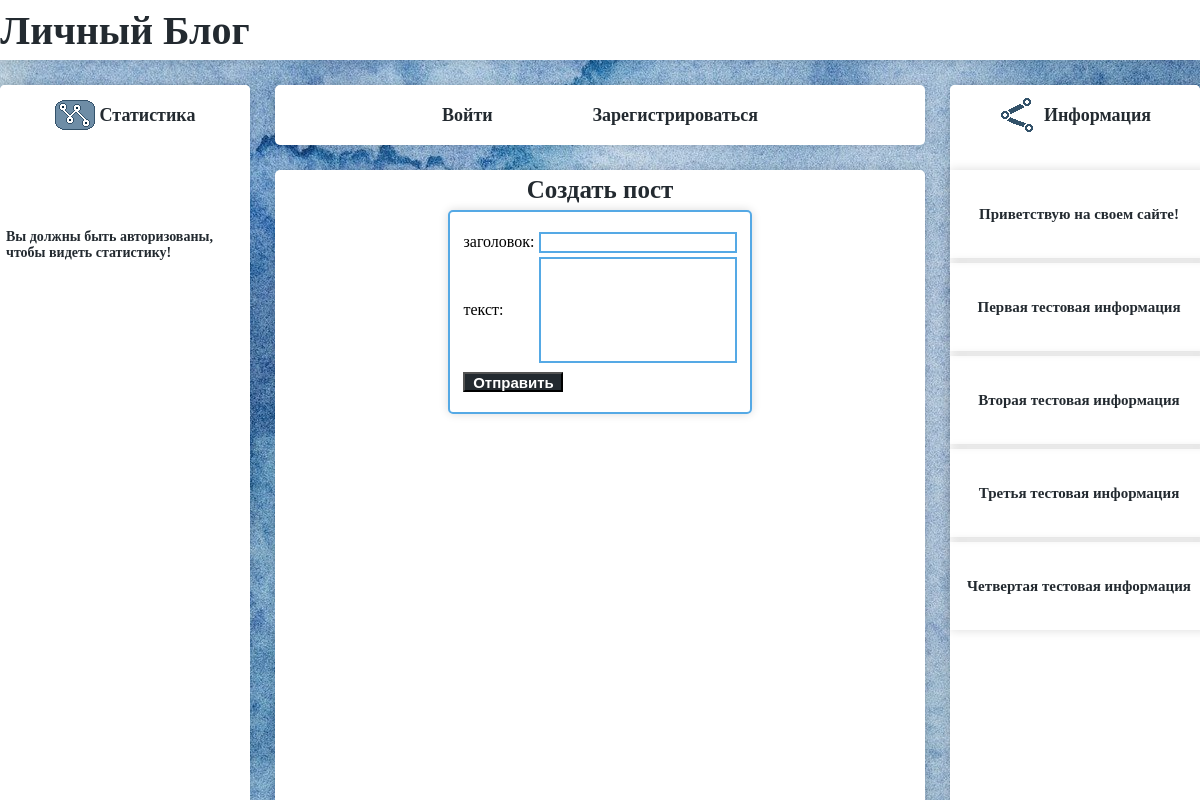
/createPost/, run on the app's committed database.
### blog/models.py (models this page shows)
class AdminInformation(models.Model):
	text_information = models.CharField('текст информации', max_length=50)
	class Meta:
		verbose_name = 'Информация админа'
		verbose_name_plural = 'Информация админа'

### blog/views.py (the view)
# urls.py: path('createPost/', views.createPost, name = 'createPost'),
def createPost(request):
	all_admin_inf = AdminInformation.objects.all()
	form = CreatePostForm(data=request.POST)
	if form.is_valid():
		post_title = form.cleaned_data.get('post_title')
		post_text = form.cleaned_data.get('post_text')
		pub_date = datetime.datetime.now()
		author_first_name = request.user.first_name
		author_last_name = request.user.last_name
		user_id = request.user.id
		Post.objects.create(post_title = post_title, post_text = post_text, pub_date = pub_date, author_first_name = author_first_name, author_last_name = author_last_name, user_id = user_id)
		return HttpResponseRedirect( reverse('blog:viewProfile', args = [request.user.id]))
	else:
		return render(request, 'createPost.html', {'form': form, 'all_admin_inf':all_admin_inf})

### blog/forms.py
class CreatePostForm(forms.ModelForm):
	post_title = forms.CharField(max_length=50, label='заголовок')
	post_text = forms.CharField(max_length=200, label='текст')
	class Meta:
		model = Post
		fields = ('post_title', 'post_text')

### PersonalBlog/templates/createPost.html (shortened to what this page needs)
{% extends 'base.html' %}
{% block content %}
    <div class="create_post_head"><h2>Создать пост</h2></div>
    <div class="create_post_c_block">
    	<form method="post">
        	{{ form.as_p }}
        	<button class="authorize_button" type="submit">Отправить</button>
    	</form>
	</div>
{% endblock %}

### PersonalBlog/templates/base.html (shortened to what this page needs)
{% load static %}
<!DOCTYPE html>
<html lang="ru">
<head>
    <link rel="stylesheet" href="{% static "css/base.css" %}">
    <link rel="stylesheet" href="{% static "css/index.css" %}">
    <link rel="stylesheet" href="{% static "css/profile.css" %}">
    <link rel="stylesheet" href="{% static "css/viewPost.css" %}">
</head>
<body>
    <div class="background" style="background-image: url('{% static "background.jpg"%}')">
        <div class="header">
            <div class="header_block">
                <div class="header_word_block">
                    <span class="header_word">Личный Блог</span>
                </div>
            </div>
        </div>
        <div class="main">
            <div class="main_block">
                <div class="m1">
                    <div class="m1_zag_block">
                        <div class="stats_im" style="background-image: url('{% static "stats.png"%}')"></div>
                        <p>Статистика</p>
                    </div>
                    <div class="m1_stat_block">
                        {% if not request.user.is_authenticated %}
                            <p>Вы должны быть авторизованы, чтобы видеть статистику!</p>
                        {% endif %}
                    </div>
                </div>
                <div class="m2">
                    <div class="block_profile_view">
                        {% if not request.user.is_authenticated %}
                            <a class="button_login" href="{% url 'blog:loginUser' %}">Войти</a>
                            <a class="button_register" href="{% url 'blog:registrationUser' %}">Зарегистрироваться</a>
                        {% endif %}
                    </div>
                    <div class="block_list">
                        <main>
                            {% block content %}{% endblock %}
                        </main>
                    </div>
                </div>
                <div class="m3">
                    <div class="m3_zag_block">
                        <div class="link_im" style="background-image: url('{% static "link.png"%}')"></div>
                        <p>Информация</p>
                    </div>
                    {% for i in all_admin_inf %}
                        <div class="inf_admin_block"><p>{{i.text_information}}</p></div>
                    {% endfor %}
                </div>
            </div>
        </div>
    </div>
</body>
</html>

### PersonalBlog/static/css/base.css (style rules this page uses)
* { margin: 0; padding: 0; }
.background { background-size: 2220px 1080px; background-repeat: no-repeat; background-position: top; background-attachment: fixed; position: fixed; width: 100vw; height: 100vh; background: #55A9E5; }
.header { display: flex; justify-content: center; width: 100%; height: 60px; background: white; box-shadow: 0 0 10px rgba(0,0,0,0.15); }
.header_block { width: 1200px; height: 60px; background: white; }
.header_word_block { display: flex; align-items: center; justify-content: center; width: 250px; height: 60px; }
.header_word { color: #232A30; font-size: 40px; font-weight: 600 }
.main { display: flex; justify-content: center; position: fixed; width: 100vw; height: 100vh; }
.main_block { display: flex; width: 1200px; min-height: 2000px; max-height: 100%; }
.m1 { width: 250px; height: 800px; margin-top: 25px; margin-right: 25px; background: white; border-radius: 5px; box-shadow: 0 0 10px rgba(0,0,0,0.15); }
.stats_im { width: 40px; height: 40px; padding-right: 5px; background-repeat: no-repeat; }
.link_im { width: 40px; height: 40px; padding-right: 5px; background-repeat: no-repeat; }
.m1_zag_block { width: 250px; height: 60px; display: flex; align-items: center; justify-content: center; margin-bottom: 25px; background: white; border-radius: 5px; }
.m1_zag_block p { color: #232A30; font-size: 18px; font-weight: 600; }
.m1_stat_block { width: 250px; height: 150px; display: flex; align-items: center; justify-content: center; }
.m1_stat_block p { margin: 6px; color: #232A30; font-size: 14px; font-weight: 600; }
.m2 { width: 650px; height: 800px; margin-top: 25px; }
.m3_zag_block { width: 250px; height: 60px; display: flex; align-items: center; justify-content: center; margin-bottom: 25px; background: white; border-radius: 5px; }
.m3_zag_block p { color: #232A30; font-size: 18px; font-weight: 600; }
.block_profile_view { display: flex; align-items: center; justify-content: center; width: 650px; height: 60px; margin-bottom: 25px; background: white; border-radius: 5px; box-shadow: 0 0 10px rgba(0,0,0,0.15); }
.button_login { margin-right: 100px; text-decoration: none; color: #232A30; font-size: 18px; font-weight: 600 }
.button_register { text-decoration: none; color: #232A30; font-size: 18px; font-weight: 600 }
.block_list { width: 650px; height: 715px; background: white; border-radius: 5px; box-shadow: 0 0 10px rgba(0,0,0,0.15); }
.m3 { width: 250px; height: 800px; margin-top: 25px; margin-left: 25px; background: white; border-radius: 5px; box-shadow: 0 0 10px rgba(0,0,0,0.15); }
.authorize_button { width: 100px; height: 20px; margin: 5px auto; cursor: pointer; background: #232A30; color:white; font-size: 15px; font-weight: 600; }
.create_post_head { width: 200px; height: 40px; margin-left: auto; margin-right: auto; display: flex; align-items: center; justify-content: center; }
.create_post_head h2 { color: #232A30; font-size: 25px; font-weight: 600 }
.create_post_c_block form p { margin: 4px auto; }
.create_post_c_block { width: 300px; height: 200px; margin-left: auto; margin-right: auto; box-shadow: 0 0 10px rgba(0,0,0,0.15); border: 2px solid #55A9E5; border-radius: 5px; display: flex; align-items: center; justify-content: center; }
input[type="text" i] { padding: 1px 2px; width: 190px; border: 2px solid #55A9E5; }
input[name="post_text" i] { padding: 1px 2px; width: 190px; height: 100px; margin-left: 31px; border: 2px solid #55A9E5; }
.inf_admin_block { width: 250px; height: 80px; display: flex; align-items: center; justify-content: center; margin-bottom: 5px; box-shadow: 0 0 10px rgba(0,0,0,0.15); padding: 4px; }
.inf_admin_block p { color: #232A30; font-size: 15px; font-weight: 600; }

### data on the page
AdminInformation: text_information "Приветствую на своем сайте!"
AdminInformation: text_information "Первая тестовая информация"
AdminInformation: text_information "Вторая тестовая информация"
AdminInformation: text_information "Третья тестовая информация"
AdminInformation: text_information "Четвертая тестовая информация"
